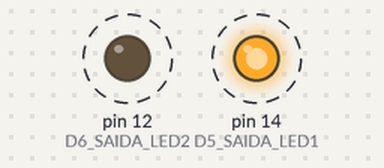
A sketch run on a simulated Arduino Uno, built with avr-gcc and run on an emulated ATmega328P. Shown: output pins drawn as LEDs (lit = HIGH). Dashed ring = blinking.

Above: at 0.5 s.
Timing chart, 0 to 4.6 s (numbered marks = the images above):
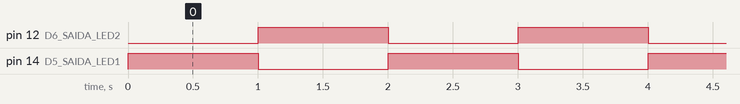

Measured:
- by itself, pin 12 (D6_SAIDA_LED2), pin 14 (D5_SAIDA_LED1): alternates HIGH for 1.0 s and LOW for 1.0 s

The sketch:

pisca.ino
```cpp
//Definições
#define D5_SAIDA_LED1 14
#define D6_SAIDA_LED2 12
#define LIGAR_LED LOW
#define DESLIGAR_LED HIGH
#define TEMPO_DE_ESPERA 1000

void setup() {
  pinMode(D5_SAIDA_LED1, OUTPUT);
  pinMode(D6_SAIDA_LED2, OUTPUT);
}

void loop() {
  digitalWrite(D5_SAIDA_LED1, DESLIGAR_LED);
  digitalWrite(D6_SAIDA_LED2, LIGAR_LED);
  delay(TEMPO_DE_ESPERA);
  digitalWrite(D5_SAIDA_LED1, LIGAR_LED);
  digitalWrite(D6_SAIDA_LED2, DESLIGAR_LED);
  delay(TEMPO_DE_ESPERA);
}
```
